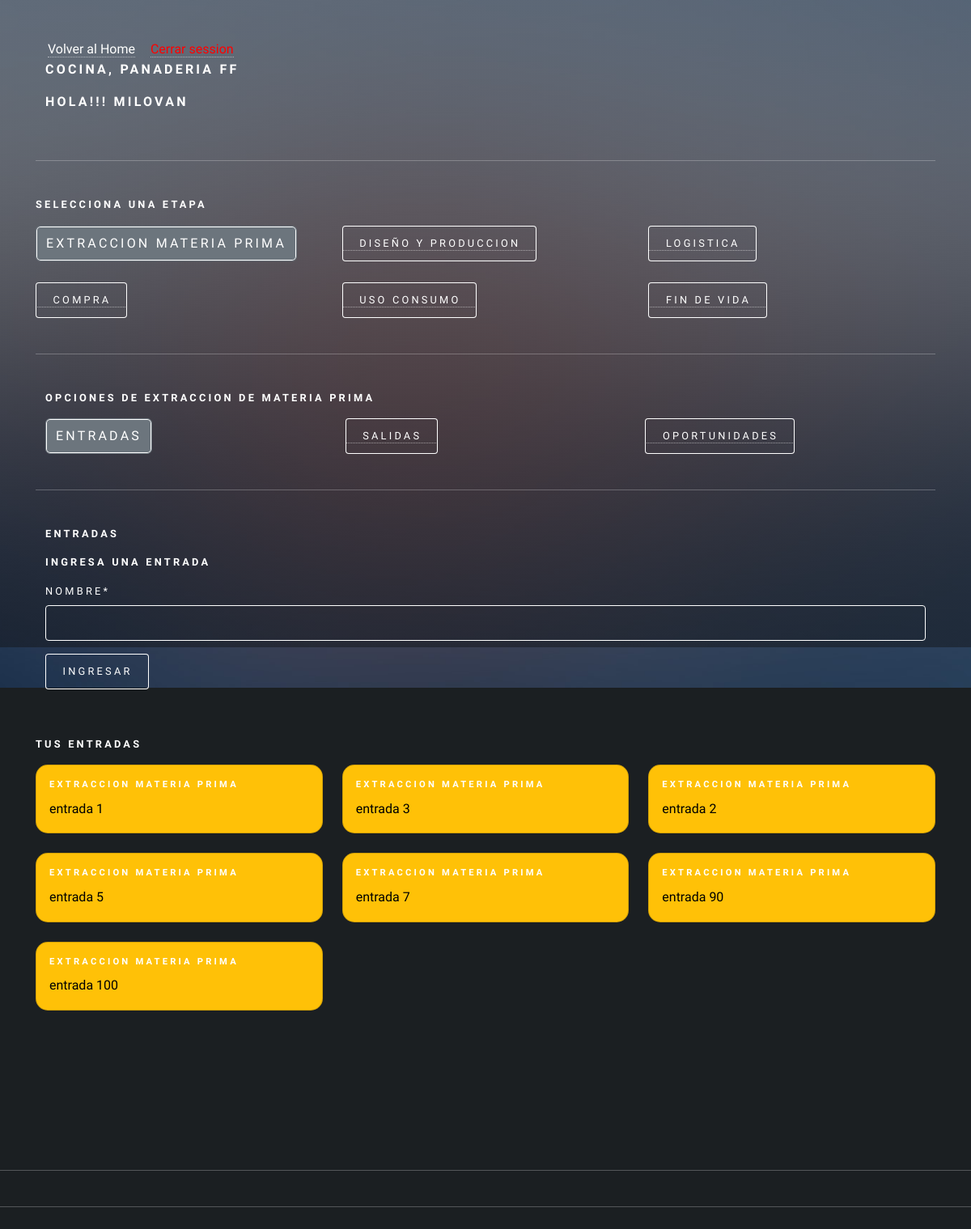
Screenshot of /agregar_entrada_extraccion (signed in) with the database file from the repository.
### app/models.py (models this page shows, shortened)
class RegistroTrabajador(models.Model):
    id_registro = models.AutoField(primary_key=True)
    id_usuario = models.ForeignKey(Usuario, on_delete=models.CASCADE)
    descripcion = models.TextField(max_length=160)
    id_area = models.ForeignKey(AreaEmpresa, on_delete=models.CASCADE)

class AreaEmpresa(models.Model):
    id_area = models.AutoField(primary_key=True)
    nombre  = models.CharField(max_length=20)
    productos = models.CharField(max_length=50)
    id_empresa = models.ForeignKey(Empresa, on_delete=models.CASCADE)
    def nombre_area(self):
        return "{}, {}". format(self.nombre, self.id_empresa)
    def __str__(self):
        return self.nombre_area()

class Empresa(models.Model):
    id_empresa = models.AutoField(primary_key=True)
    nombre  = models.CharField(max_length=20)
    def __str__(self):
        return self.nombre

class Entrada(models.Model):
    id_entrada = models.AutoField(primary_key=True)
    nombre  = models.CharField(max_length=50)
    fecha =  models.DateField(auto_now_add=True)
    etapa = models.ForeignKey(Etapa, on_delete=models.CASCADE)
    usuario =models.ForeignKey(Usuario, on_delete=models.CASCADE)
    id_area = models.ForeignKey(AreaEmpresa, on_delete=models.CASCADE)

class Etapa(models.Model):
    id_etapa = models.AutoField(primary_key=True)
    nombre  = models.CharField(max_length=50)
    fecha_inicio  = models.DateField()
    fecha_termino  = models.DateField()
    area = models.ForeignKey(AreaEmpresa, on_delete=models.CASCADE)
    ciclo = models.ForeignKey(CicloArea, on_delete=models.CASCADE)
    activo = models.BooleanField()
    def __str__(self):
        return self.nombre

### user/models.py (models this page shows, shortened)
class Usuario(AbstractUser):
    telefono = models.IntegerField(null=True)

### app/views.py (the view, shortened to what this page needs)
# urls.py: path('agregar_entrada_extraccion', agregarEntradaExtraccion, name="agregar_entrada_extraccion"),
def agregarEntradaExtraccion(request):
    if request.user.is_authenticated:
        registros = RegistroTrabajador.objects.filter(id_usuario=request.user)
        etapa = Etapa.objects.values_list("id_etapa", flat=True).filter(nombre="Extraccion materia prima")
        entradas = Entrada.objects.filter(usuario=request.user)
        areaTrabajador = RegistroTrabajador.objects.values_list("id_area", flat=True).filter(id_usuario = request.user)
        print("La id de la etapa es!!!!!!!!: ", etapa)
        print("La id del area es!!!!!!!!: ", areaTrabajador)
        data = {
            'form': EntradaForm(),
            'registros': registros,
            'entradas': entradas,
            'areaTrabajador': areaTrabajador
        }
        print(f"la id del usuario es!!!!!!!!:", request.user.id)
        return render(request,'autodiagnostico/extraccion/entrada/agregar_entrada.html', data)
    else:
        return render(request, 'autodiagnostico/extraccion/entrada/agregar_entrada.html')

### app/forms.py
class EntradaForm(forms.ModelForm):
    class Meta:
        model = Entrada
        fields = 'nombre',

### app/templates/autodiagnostico/extraccion/entrada/agregar_entrada.html (shortened to what this page needs)
{% extends 'autodiagnostico/extraccion/home_extraccion.html' %}
{% load static %}
{% load crispy_forms_tags %}
{% block extraccion %}
<div class="container">
    <h4>Entradas</h4>
    <form action="" method="post">
        <h4>Ingresa una entrada</h4>
        {{form | crispy}}
        <div>
            <input type="submit" class="btn btn-primary" value="ingresar">
        </div>
    </form>
</div>
<br>
<h4>Tus entradas</h4>
<div class="row row-cols-1 row-cols-md-3 g-4">
    {% for p in entradas %}
    {% if p.etapa.nombre == "Extraccion materia prima" %}
        <div class="col">
            <div class="card text-bg-warning">
                <div class="card-body">
                    <h5 class="card-title">{{p.etapa}}</h5>
                    <p class="card-text">{{p.nombre}}</p>
                </div>
            </div>
        </div>
    {% endif %}
    {% endfor %}
</div>
{% endblock extraccion %}

### app/templates/autodiagnostico/auto_diagnostico.html (shortened to what this page needs)
{% load static %}
<!DOCTYPE HTML>
<html>
<head>
    <link href="https://cdn.jsdelivr.net/npm/bootstrap@5.2.0/dist/css/bootstrap.min.css" rel="stylesheet"
>
    <link rel="stylesheet" href="{% static 'css/main.css' %}" />
    <link rel="stylesheet" href="{% static 'css/style.css' %}">
</head>
<body class="is-preload">
    <div id="wrapper">
        <div class="container-sm">
            {% if user.is_authenticated %}
            <a id="home_admin" href="{% url 'home' %}">Volver al Home</a>  <a href="{% url 'logout' %}" id="cerrarSesion">Cerrar session</a>
            {% if registros %}
            <div class="container-sm">
                <div class="row">
                    {% for i in registros %}
                        <h3>{{i.id_area}}</h3>
                    {% endfor %}
                    <h3>Hola!!! {{user.username}}</h3>
                </div>
            </div>
            <hr>
            <h4>Selecciona una Etapa</h4>
            <div class="row">
                <div class="col">
                    <a href="{% url 'extraccion_materiaPrima' %}"><button type="button" id="extraccion">Extraccion
                            Materia Prima</button></a>
                </div>
                <div class="col">
                    <a href="{% url 'diseño_Produccion' %}"><button type="button" id="diseño">Diseño y
                            produccion</button></a>
                </div>
                <div class="col">
                    <a href="{% url 'logistica' %}"><button type="button" id="logistica">Logistica</button></a>
                </div>
            </div>
            <br>
            <div class="row">
                <div class="col">
                    <a href="{% url 'compra' %}"><button type="button" id="compra">Compra</button></a>
                </div>
                <div class="col">
                    <a href="{% url 'uso_consumo' %}"><button type="button" id="uso">Uso consumo</button></a>
                </div>
                <div class="col">
                    <a href="{% url 'fin_vida' %}"><button type="button" id="fin">Fin de vida</button></a>
                </div>
            </div>
            <hr>
            {% block body %}{% endblock %}
        </div>
        {% else %}
        <h1>Registra la empresa y el area a la que perteneces!!!!</h1>
        <a href="{% url 'agregar_Area' user.id  %}"><button type="button">Aqui</button></a>
        {% endif %}
        {% else %}
        <h1>Inicia Session</h1>
        <p>Para acceder a tu Auto Diagnostico </p>
        <a href="{% url 'login'  %}"><button type="button">Inicia Session</button></a>
        {% endif %}
    </div>
    <hr>
    <hr>
    <br>
    <br>
    <div id="bg"></div>
</body>
</html>

### static/css/style.css (style rules this page uses)
.card { background-color: rgba(27, 31, 34, 0.85); border-radius: 15px; }
#cerrarSesion { color: red; text-decoration: none; margin-left: 15px; }
#home_admin { margin-left: 15px; }

### rows the page displays
RegistroTrabajador: id_area "COCINA, PANADERIA FF"
Usuario: username "MILOVAN"
Entrada: etapa "EXTRACCION MATERIA PRIMA", nombre "entrada 1"
Entrada: etapa "EXTRACCION MATERIA PRIMA", nombre "entrada 3"
Entrada: etapa "EXTRACCION MATERIA PRIMA", nombre "entrada 2"
Entrada: etapa "EXTRACCION MATERIA PRIMA", nombre "entrada 5"
Entrada: etapa "EXTRACCION MATERIA PRIMA", nombre "entrada 7"
Entrada: etapa "EXTRACCION MATERIA PRIMA", nombre "entrada 90"
Entrada: etapa "EXTRACCION MATERIA PRIMA", nombre "entrada 100"
